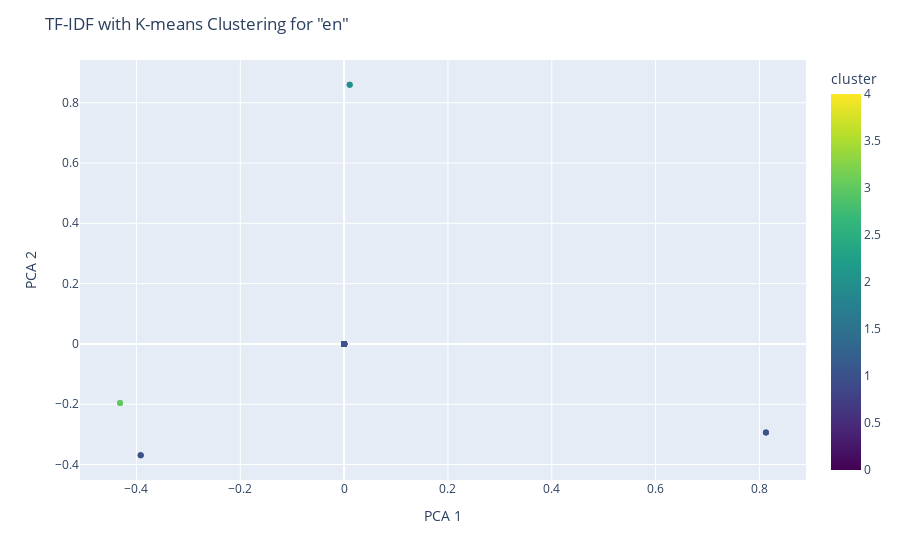

The notebook cell saved with this chart:
### Code cell
# # Applying PCA for dimensionality reduction
pca = PCA(n_components=2)
reduced_features = pca.fit_transform(tfidf_matrix.toarray())

# Applying K-Means clustering
num_clusters = 5  # This is an arbitrary choice, can be tuned
kmeans = KMeans(n_clusters=num_clusters, random_state=0).fit(tfidf_matrix)

# Add cluster labels and PCA components to the original dataset
filtered_en_data['cluster'] = kmeans.labels_
filtered_en_data['pca_one'] = reduced_features[:, 0]
filtered_en_data['pca_two'] = reduced_features[:, 1]

# Creating a scatter plot with Plotly
fig = px.scatter(filtered_en_data, x='pca_one', y='pca_two', color='cluster', hover_data=['language_code'],color_continuous_scale='Viridis')
fig.update_layout(title='TF-IDF with K-means Clustering for "en" ', xaxis_title='PCA 1', yaxis_title='PCA 2', legend_title='Cluster')
fig.show()

### Figure 1 — Plotly figure (JSON) as saved in the notebook; plotly's stock layout.template omitted (floating-point values rounded to 4 significant figures; data arrays with more than 128 entries replaced by an {"elided": "..."} marker saying what was removed)
{"data": [{"customdata": {"elided": "140x1 str values"}, "hovertemplate": "pca_one=%{x}<br>pca_two=%{y}<br>language_code=%{customdata[0]}<br>cluster=%{marker.color}<extra></extra>", "legendgroup": "", "marker": {"color": {"elided": "140 int values"}, "coloraxis": "coloraxis", "symbol": "circle"}, "mode": "markers", "name": "", "orientation": "v", "showlegend": false, "type": "scatter", "x": {"elided": "140 float values"}, "xaxis": "x", "y": {"elided": "140 float values"}, "yaxis": "y"}], "layout": {"coloraxis": {"colorbar": {"title": {"text": "cluster"}}, "colorscale": [[0, "#440154"], [0.1111, "#482878"], [0.2222, "#3e4989"], [0.3333, "#31688e"], [0.4444, "#26828e"], [0.5556, "#1f9e89"], [0.6667, "#35b779"], [0.7778, "#6ece58"], [0.8889, "#b5de2b"], [1, "#fde725"]]}, "legend": {"title": {"text": "Cluster"}, "tracegroupgap": 0}, "margin": {"t": 60}, "title": {"text": "TF-IDF with K-means Clustering for \"en\" "}, "xaxis": {"anchor": "y", "domain": [0, 1], "title": {"text": "PCA 1"}}, "yaxis": {"anchor": "x", "domain": [0, 1], "title": {"text": "PCA 2"}}}}
